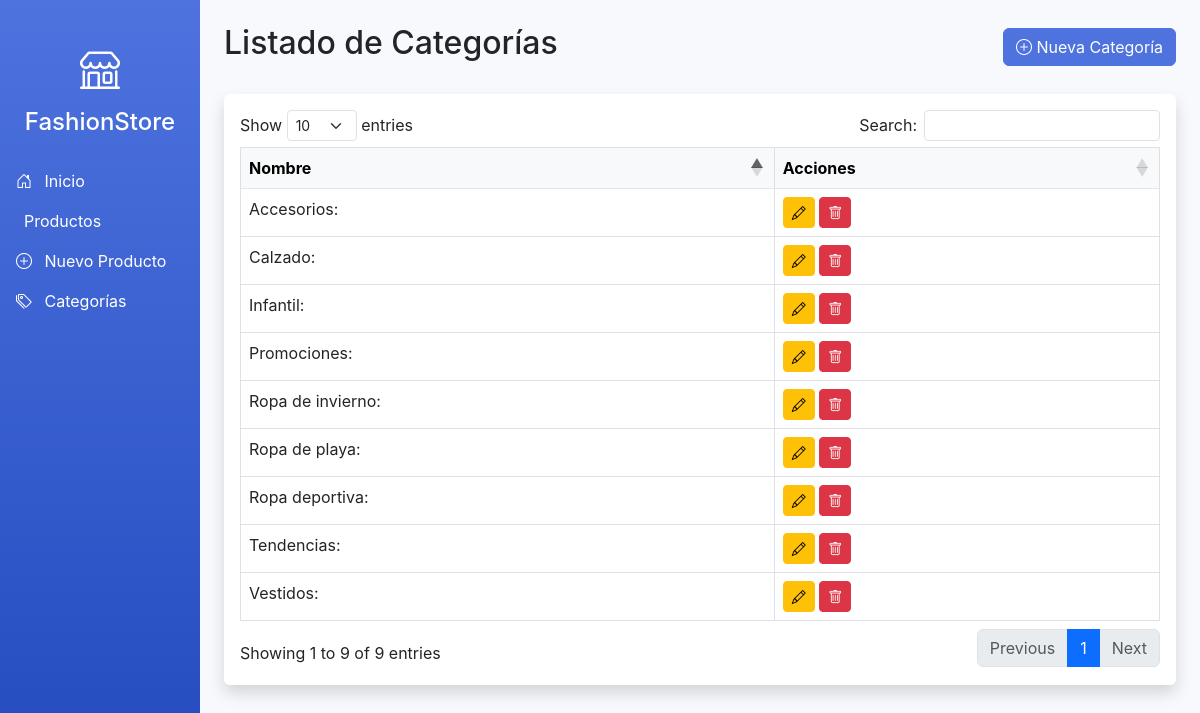
Screenshot of /categorias with the database file from the repository.
### app.py (models this page shows)
class Categoria(db.Model):
    id = db.Column(db.Integer, primary_key=True)
    nombre = db.Column(db.String(50), nullable=False)
    productos = db.relationship('Producto', backref='categoria', lazy=True)

### app.py (the view)
@app.route('/categorias')
def listar_categorias():
    categorias = Categoria.query.all()
    return render_template('categorias.html', categorias=categorias)

### templates/categorias.html (shortened to what this page needs)
{% extends 'base.html' %}
{% block content %}
<div class="d-flex justify-content-between align-items-center mb-4">
    <h2>Listado de Categorías</h2>
    <a href="{{ url_for('crear_categoria') }}" class="btn btn-primary">
        <i class="bi bi-plus-circle"></i> Nueva Categoría
    </a>
</div>
<div class="card shadow mb-4">
    <div class="card-body">
        <div class="table-responsive">
            <table class="table table-bordered" id="dataTable" width="100%" cellspacing="0">
                <thead class="table-light">
                    <tr>
                        <th>Nombre</th>
                        <th>Acciones</th>
                    </tr>
                </thead>
                <tbody>
                    {% for categoria in categorias %}
                    <tr>
                        <td>{{ categoria.nombre }}</td>
                        <td>
                            <a href="{{ url_for('editar_categoria', id=categoria.id) }}" class="btn btn-sm btn-warning">
                                <i class="bi bi-pencil"></i>
                            </a>
                            <a href="{{ url_for('eliminar_categoria', id=categoria.id) }}" class="btn btn-sm btn-danger" onclick="return confirm('¿Estás seguro?')">
                                <i class="bi bi-trash"></i>
                            </a>
                        </td>
                    </tr>
                    {% endfor %}
                </tbody>
            </table>
        </div>
    </div>
</div>
{% endblock %}

### templates/base.html (style rules this page uses)
:root { --primary-color: #4e73df; --secondary-color: #858796; --success-color: #1cc88a; --info-color: #36b9cc; --warning-color: #f6c23e; --danger-color: #e74a3b; --light-color: #f8f9fc; --dark-color: #5a5c69; }
body { background-color: #f8f9fc; font-family: 'Nunito', -apple-system, BlinkMacSystemFont, 'Segoe UI', Roboto, 'Helvetica Neue', Arial, sans-serif; }
.card { border: none; border-radius: 0.35rem; box-shadow: 0 0.15rem 1.75rem 0 rgba(58, 59, 69, 0.15); }
.btn-primary { background-color: var(--primary-color); border-color: var(--primary-color); }
.table thead th { border-bottom: 2px solid #e3e6f0; }

### rows the page displays
Categoria: nombre "Accesorios:"
Categoria: nombre "Ropa deportiva:"
Categoria: nombre "Vestidos:"
Categoria: nombre "Ropa de invierno:"
Categoria: nombre "Calzado:"
Categoria: nombre "Ropa de playa:"
Categoria: nombre "Infantil:"
Categoria: nombre "Tendencias:"
Categoria: nombre "Promociones:"
